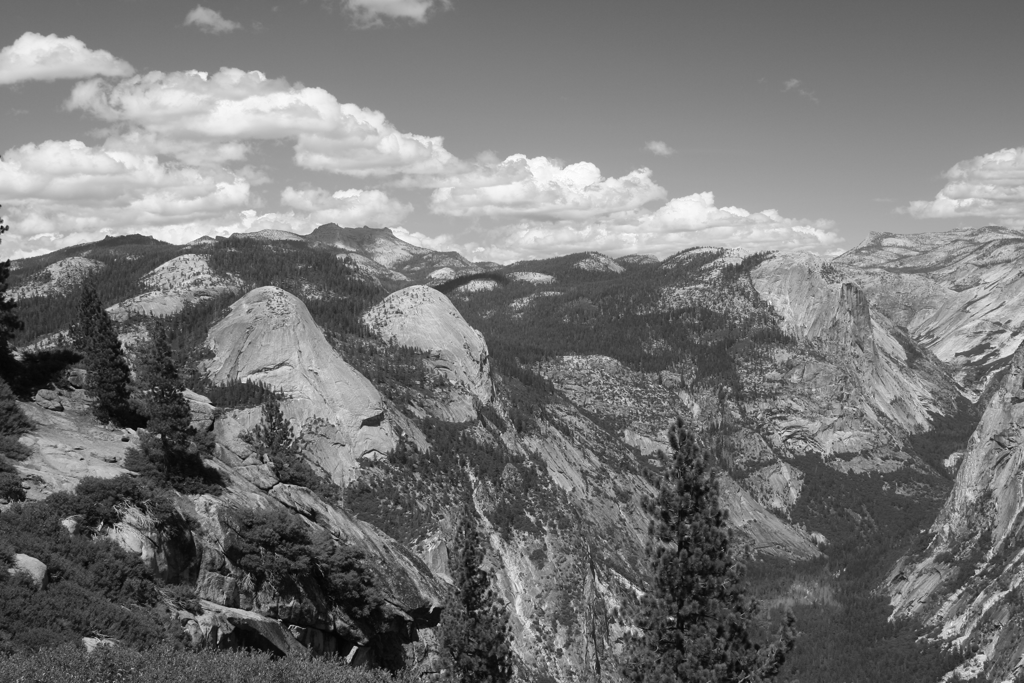
#> input picture W5-GeometricTransformations/halfdome-00.png, 1024 x 683 px
$ python 02_drawMatches.py   (older library calls are emulated)
#> lines starting #> are read from the running program, lines starting #| are printed output that depends on the picture
import numpy as np
import cv2


def warpTwoImages(img1, img2, H):
    '''
    This function will be used for Project 2.
    Warps img2 to img1 coordinates with a 3x3 homograph matrix H.
    '''
    h1, w1 = img1.shape[:2]
    h2, w2 = img2.shape[:2]
    pts1 = np.array([[[0, 0], [0, h1], [w1, h1], [w1, 0]]], dtype=np.float32)
    pts2 = np.array([[[0, 0], [0, h2], [w2, h2], [w2, 0]]], dtype=np.float32)
    pts2_ = cv2.perspectiveTransform(pts2, H)
    pts = np.concatenate((pts1[0, :, :], pts2_[0, :, :]), axis=0)
    [xmin, ymin] = np.array(pts.min(axis=0).ravel() - 0.5, dtype=np.float32)
    [xmax, ymax] = np.array(pts.max(axis=0).ravel() + 0.5, dtype=np.float32)
    t = np.array([-xmin, -ymin], dtype=np.int)
    Ht = np.array([[1, 0, t[0]], [0, 1, t[1]], [0, 0, 1]], dtype=np.float32)
    result = cv2.warpPerspective(img1,  Ht@H, (int(xmax - xmin), int(ymax - ymin)))
    result[t[1]:h1 + t[1], t[0]:w1 + t[0]] = img2
    return result


if __name__=='__main__':
    img1 = cv2.imread('halfdome-00.png', 0)  # Image 1
#> img1 is the input picture: shape (683, 1024); min 4, max 255, mean 118.7
    img2 = cv2.imread('halfdome-01.png', 0)  # Image 2
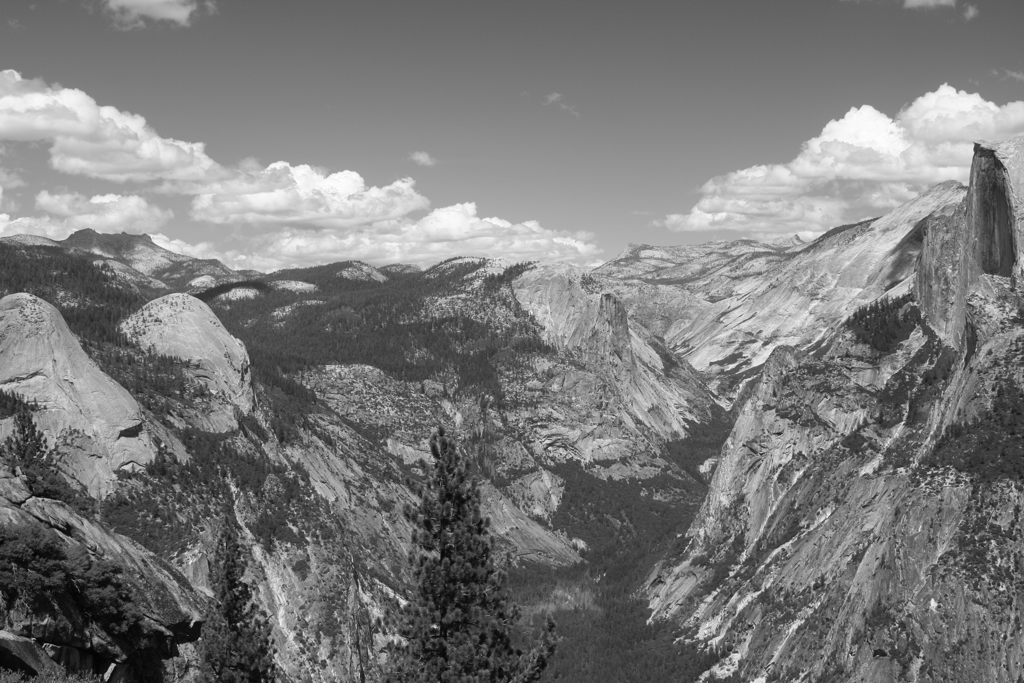
#> input picture W5-GeometricTransformations/halfdome-01.png, 1024 x 683 px
#> img2 is the input picture: shape (683, 1024); min 3, max 255, mean 121.8
    # Initiate AKAZE detector
    akaze = cv2.AKAZE_create()
    # find the keypoints and descriptors with AKAZE
    kp1, des1 = akaze.detectAndCompute(img1, None)
#> kp1 = 2711 keypoints; strongest (x, y, size): (68, 523, 8.1), (640, 593, 5.7), (949, 462, 8.1), (67, 522, 5.7)
    kp2, des2 = akaze.detectAndCompute(img2, None)
#> kp2 = 2715 keypoints; strongest (x, y, size): (403, 602, 5.7), (704, 468, 8.1), (933, 604, 5.7), (68, 529, 8.1)
    # Compute matches
    matcher = cv2.BFMatcher(cv2.NORM_HAMMING, crossCheck=True)
    matches = matcher.match(des1, des2)
#> matches = 1668 matches
    matches = sorted(matches, key=lambda x: x.distance)  # sort by good matches
    # draw top 100 matches
    out = cv2.drawMatches(img1, kp1, img2, kp2, matches[:100], None,
                          flags=cv2.DrawMatchesFlags_NOT_DRAW_SINGLE_POINTS)
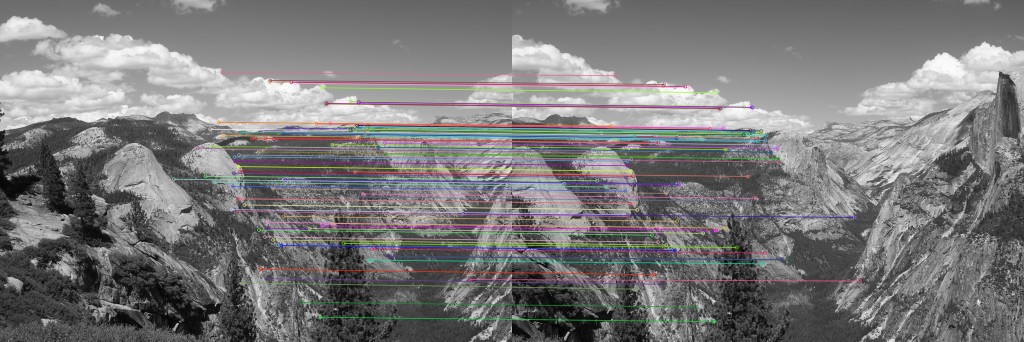
#> out: shape (683, 2048, 3) (shown at 1/2 size); mean of channels 0, 1, 2 121, 120.6, 121.7; drawn as B, G, R
    # compute homography
    src_pts = np.float32([kp1[m.queryIdx].pt for m in matches]).reshape(-1, 1, 2)
#> src_pts = 1668 rows, first 8: [590.6, 166.1], [721, 252.4], [547.7, 277.9], [573.4, 255.7], [709.8, 257.2], [445, 145], [476, 332.8], [555.9, 266.1]
    dst_pts = np.float32([kp2[m.trainIdx].pt for m in matches]).reshape(-1, 1, 2)
#> dst_pts = 1668 rows, first 8: [354.5, 175], [483.1, 262.4], [310.1, 286.5], [336.1, 264.4], [471.9, 267.2], [206.5, 150.9], [237.1, 341.7], [317.7, 274.7]
    H, mask = cv2.findHomography(src_pts, dst_pts, cv2.RANSAC, 5.0)
#> H = [[1.08, -0.00164, -268.9], [0.0301, 1.05, -8.37], [8.67e-05, -6.46e-06, 1]]; mask = 1668 values, max 1 at index 0, min 0 at index 1418, mean 0.909

    # warp images
    result = warpTwoImages(img1, img2, H)
#> in warpTwoImages, `pts2_ = cv2.perspectiveTransform(pts2, H)`: pts2_ = [[-268.9, -8.37], [-271.2, 711.5], [775.1, 681.7], [773, 20.63]]
#> in warpTwoImages, `pts = np.concatenate((pts1[0, :, :], pts2_[0, :, :]), axis=0)`: pts = [[0, 0], [0, 683], [1024, 683], [1024, 0], [-268.9, -8.37], [-271.2, 711.5], [775.1, 681.7], [773, 20.63]]
#> in warpTwoImages, `[xmin, ymin] = np.array(pts.min(axis=0).ravel() - 0.5, dtype=np.float32)`: xmin = -271.7; ymin = -8.87
#> in warpTwoImages, `[xmax, ymax] = np.array(pts.max(axis=0).ravel() + 0.5, dtype=np.float32)`: xmax = 1024.5; ymax = 712
#> in warpTwoImages, `t = np.array([-xmin, -ymin], dtype=np.int)`: t = [271, 8]
#> in warpTwoImages, `Ht = np.array([[1, 0, t[0]], [0, 1, t[1]], [0, 0, 1]], dtype=np.float32)`: Ht = [[1, 0, 271], [0, 1, 8], [0, 0, 1]]
#> in warpTwoImages, `result = cv2.warpPerspective(img1,  Ht@H, (int(xmax - xmin), int(ymax ..`:
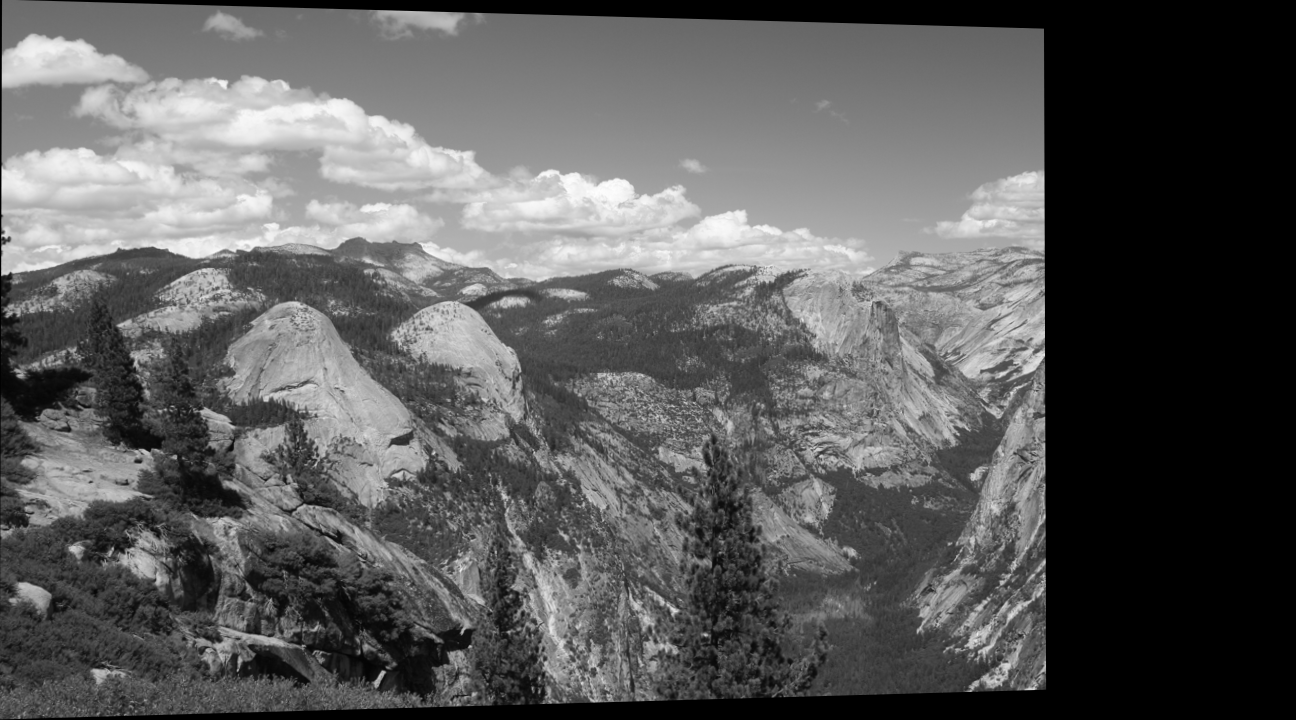
#> result: shape (720, 1296); min 0, max 254, mean 91.5
#> in warpTwoImages, `result[t[1]:h1 + t[1], t[0]:w1 + t[0]] = img2`:
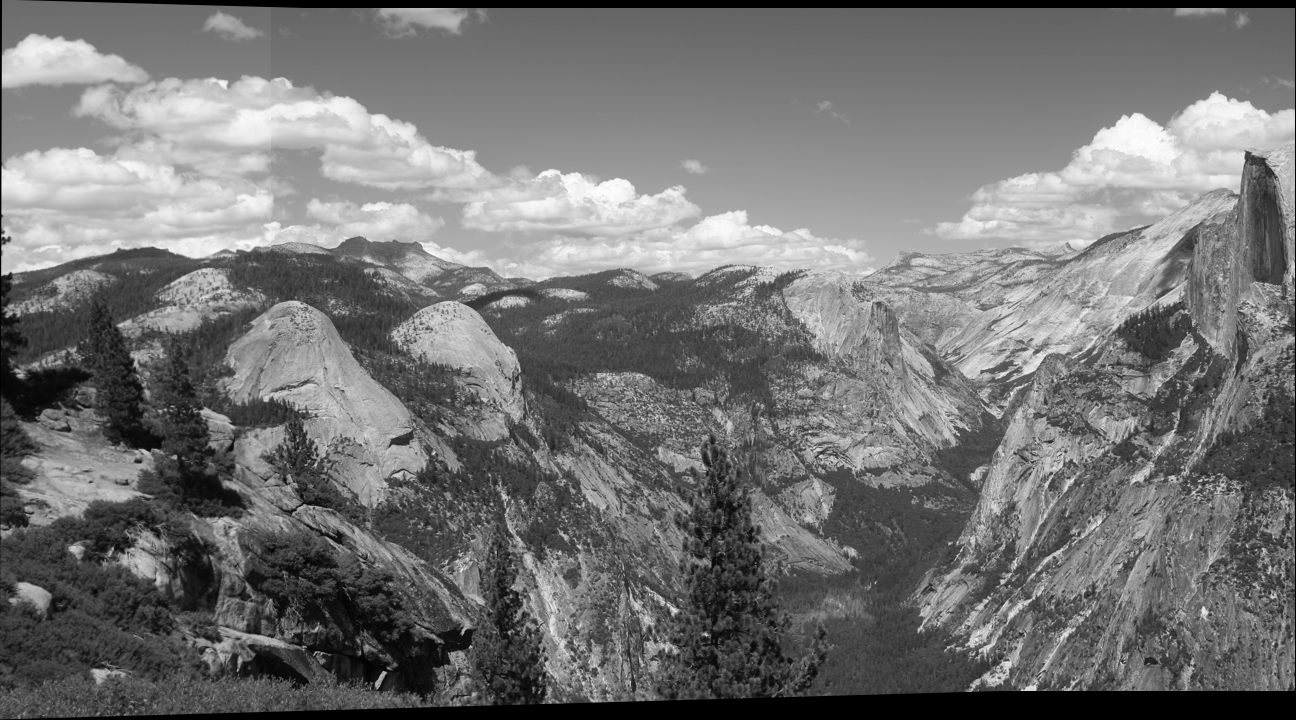
#> result: shape (720, 1296); min 0, max 255, mean 115.6

    cv2.imshow('Matched Features', result)
    cv2.waitKey(0)
    cv2.destroyAllWindows()
